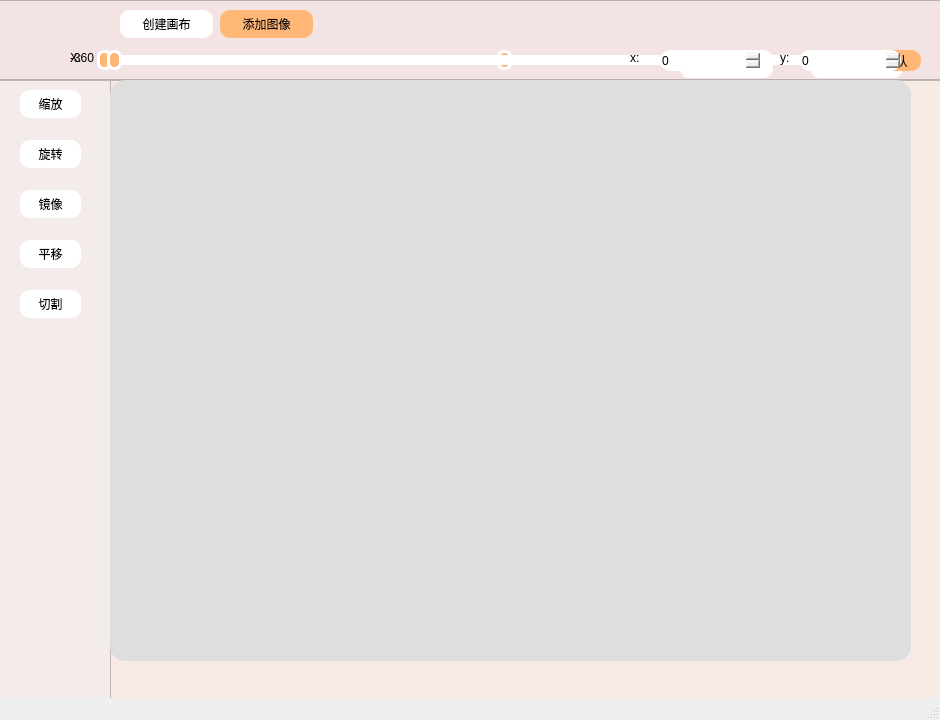
<?xml version="1.0" encoding="UTF-8"?>
<ui version="4.0">
 <class>MainWindow</class>
 <widget class="QMainWindow" name="MainWindow">
  <property name="geometry">
   <rect>
    <x>0</x>
    <y>0</y>
    <width>940</width>
    <height>720</height>
   </rect>
  </property>
  <property name="minimumSize">
   <size>
    <width>940</width>
    <height>720</height>
   </size>
  </property>
  <property name="maximumSize">
   <size>
    <width>940</width>
    <height>720</height>
   </size>
  </property>
  <property name="windowTitle">
   <string>ImageProcessing</string>
  </property>
  <widget class="QWidget" name="centralwidget">
   <widget class="QGraphicsView" name="graphicsView_im1">
    <property name="geometry">
     <rect>
      <x>110</x>
      <y>80</y>
      <width>801</width>
      <height>581</height>
     </rect>
    </property>
    <property name="styleSheet">
     <string notr="true">background-color: rgb(0, 0, 0);
border-top-left-radius:15px;
border-top-right-radius:15px;
border-bottom-left-radius:15px;
border-bottom-right-radius:15px;
background-color: rgb(222, 222, 222);
</string>
    </property>
   </widget>
   <widget class="QPushButton" name="pushButton_add">
    <property name="geometry">
     <rect>
      <x>220</x>
      <y>10</y>
      <width>93</width>
      <height>28</height>
     </rect>
    </property>
    <property name="styleSheet">
     <string notr="true">font: 10pt &quot;黑体&quot;;
border-radius: 10px;
background-color: rgb(255, 255, 255);
background-color: rgb(10, 189, 241);
background-color: rgb(255, 183, 120);

</string>
    </property>
    <property name="text">
     <string>添加图像</string>
    </property>
   </widget>
   <widget class="QPushButton" name="pushButton_createPaper">
    <property name="geometry">
     <rect>
      <x>120</x>
      <y>10</y>
      <width>93</width>
      <height>28</height>
     </rect>
    </property>
    <property name="styleSheet">
     <string notr="true">border-radius: 10px;
font: 10pt &quot;黑体&quot;;
background-color: rgb(255, 255, 255);</string>
    </property>
    <property name="text">
     <string>创建画布</string>
    </property>
   </widget>
   <widget class="QPushButton" name="pushButton_scale">
    <property name="geometry">
     <rect>
      <x>20</x>
      <y>90</y>
      <width>61</width>
      <height>28</height>
     </rect>
    </property>
    <property name="styleSheet">
     <string notr="true">font: 10pt &quot;黑体&quot;;

border-radius: 10px;
background-color: rgb(255, 255, 255);
</string>
    </property>
    <property name="text">
     <string>缩放</string>
    </property>
   </widget>
   <widget class="QPushButton" name="pushButton_rotate">
    <property name="geometry">
     <rect>
      <x>20</x>
      <y>140</y>
      <width>61</width>
      <height>28</height>
     </rect>
    </property>
    <property name="styleSheet">
     <string notr="true">font: 10pt &quot;黑体&quot;;

border-radius: 10px;
background-color: rgb(255, 255, 255);</string>
    </property>
    <property name="text">
     <string>旋转</string>
    </property>
   </widget>
   <widget class="QPushButton" name="pushButton_mirror">
    <property name="geometry">
     <rect>
      <x>20</x>
      <y>190</y>
      <width>61</width>
      <height>28</height>
     </rect>
    </property>
    <property name="styleSheet">
     <string notr="true">font: 10pt &quot;黑体&quot;;
border-radius: 10px;
background-color: rgb(255, 255, 255);</string>
    </property>
    <property name="text">
     <string>镜像</string>
    </property>
   </widget>
   <widget class="QSlider" name="horizontalSlider_x">
    <property name="geometry">
     <rect>
      <x>90</x>
      <y>50</y>
      <width>351</width>
      <height>21</height>
     </rect>
    </property>
    <property name="styleSheet">
     <string notr="true">QSlider::groove:horizontal{ height: 10px; 
                            left: 10px; 
                            right: 10px; 
                            background: #dcdcdc; 
}

QSlider::handle:horizontal{ 
                             radius: 7px;
                             border-radius: 7px; 
                             border: 3px solid rgb(255, 255, 255);
                             width:  9px; 
                             margin: -5px -3px; 
                             background: rgb(255, 183, 120); 
} 

QSlider::sub-page:horizontalSlider:disabled {

                             background: #6c6c6c; 
                             border-color: #999;
                             border-radius: 2px;
} 

QSlider::add-page:horizontalSlider:disabled {
 
                             background: #ffffff;
                             border-color: #999;
                             border-radius: 2px;
}</string>
    </property>
    <property name="maximum">
     <number>1</number>
    </property>
    <property name="singleStep">
     <number>1</number>
    </property>
    <property name="orientation">
     <enum>Qt::Horizontal</enum>
    </property>
   </widget>
   <widget class="QSlider" name="horizontalSlider_y">
    <property name="geometry">
     <rect>
      <x>490</x>
      <y>50</y>
      <width>371</width>
      <height>21</height>
     </rect>
    </property>
    <property name="styleSheet">
     <string notr="true">QSlider::groove:horizontal{ height: 10px; 
                            left: 10px; 
                            right: 10px; 
                            background: #dcdcdc; 
}

QSlider::handle:horizontal{ 
                             radius: 7px;
                             border-radius: 7px; 
                             border: 3px solid rgb(255, 255, 255);
                             width:  9px; 
                             margin: -5px -3px; 
                             background: rgb(255, 183, 120); 
} 

QSlider::sub-page:horizontalSlider:disabled {

                             background: #6c6c6c; 
                             border-color: #999;
                             border-radius: 2px;
} 

QSlider::add-page:horizontalSlider:disabled {
 
                             background: #ffffff;
                             border-color: #999;
                             border-radius: 2px;
}</string>
    </property>
    <property name="maximum">
     <number>1</number>
    </property>
    <property name="singleStep">
     <number>1</number>
    </property>
    <property name="orientation">
     <enum>Qt::Horizontal</enum>
    </property>
   </widget>
   <widget class="QLabel" name="label_1">
    <property name="geometry">
     <rect>
      <x>70</x>
      <y>50</y>
      <width>41</width>
      <height>16</height>
     </rect>
    </property>
    <property name="styleSheet">
     <string notr="true">font: 10pt &quot;黑体&quot;;</string>
    </property>
    <property name="text">
     <string>X:</string>
    </property>
   </widget>
   <widget class="QLabel" name="label_2">
    <property name="geometry">
     <rect>
      <x>460</x>
      <y>50</y>
      <width>71</width>
      <height>20</height>
     </rect>
    </property>
    <property name="styleSheet">
     <string notr="true">font: 10pt &quot;黑体&quot;;</string>
    </property>
    <property name="text">
     <string>Y:</string>
    </property>
   </widget>
   <widget class="QSlider" name="horizontalSlider_angle">
    <property name="geometry">
     <rect>
      <x>100</x>
      <y>50</y>
      <width>721</width>
      <height>21</height>
     </rect>
    </property>
    <property name="styleSheet">
     <string notr="true">QSlider::groove:horizontal{ height: 10px; 
                            left: 10px; 
                            right: 10px; 
                            background: #dcdcdc; 
}

QSlider::handle:horizontal{ 
                             radius: 7px;
                             border-radius: 7px; 
                             border: 3px solid rgb(255, 255, 255);
                             width:  9px; 
                             margin: -5px -3px; 
                             background: rgb(255, 183, 120); 
} 

QSlider::sub-page:horizontalSlider:disabled {

                             background: #6c6c6c; 
                             border-color: #999;
                             border-radius: 2px;
} 

QSlider::add-page:horizontalSlider:disabled {
 
                             background: #ffffff;
                             border-color: #999;
                             border-radius: 2px;
}</string>
    </property>
    <property name="maximum">
     <number>1</number>
    </property>
    <property name="singleStep">
     <number>1</number>
    </property>
    <property name="orientation">
     <enum>Qt::Horizontal</enum>
    </property>
   </widget>
   <widget class="QPushButton" name="pushButton_horizontal">
    <property name="geometry">
     <rect>
      <x>680</x>
      <y>50</y>
      <width>93</width>
      <height>28</height>
     </rect>
    </property>
    <property name="styleSheet">
     <string notr="true">border-radius: 10px;
font: 10pt &quot;黑体&quot;;
background-color: rgb(255, 255, 255);</string>
    </property>
    <property name="text">
     <string>水平镜像</string>
    </property>
   </widget>
   <widget class="QPushButton" name="pushButton_vertical">
    <property name="geometry">
     <rect>
      <x>810</x>
      <y>50</y>
      <width>93</width>
      <height>28</height>
     </rect>
    </property>
    <property name="styleSheet">
     <string notr="true">border-radius: 10px;
font: 10pt &quot;黑体&quot;;
background-color: rgb(255, 255, 255);</string>
    </property>
    <property name="text">
     <string>垂直镜像</string>
    </property>
   </widget>
   <widget class="QLabel" name="label_3">
    <property name="geometry">
     <rect>
      <x>70</x>
      <y>50</y>
      <width>61</width>
      <height>16</height>
     </rect>
    </property>
    <property name="styleSheet">
     <string notr="true">font: 10pt &quot;黑体&quot;;</string>
    </property>
    <property name="text">
     <string>-360</string>
    </property>
   </widget>
   <widget class="QLabel" name="label_4">
    <property name="geometry">
     <rect>
      <x>830</x>
      <y>50</y>
      <width>141</width>
      <height>20</height>
     </rect>
    </property>
    <property name="styleSheet">
     <string notr="true">font: 10pt &quot;黑体&quot;;</string>
    </property>
    <property name="text">
     <string>360</string>
    </property>
   </widget>
   <widget class="QPushButton" name="pushButton_sure">
    <property name="geometry">
     <rect>
      <x>870</x>
      <y>50</y>
      <width>51</width>
      <height>21</height>
     </rect>
    </property>
    <property name="styleSheet">
     <string notr="true">border-radius: 10px;
font: 10pt &quot;黑体&quot;;
background-color: rgb(255, 183, 120);
</string>
    </property>
    <property name="text">
     <string>确认</string>
    </property>
   </widget>
   <widget class="QPushButton" name="pushButton_translation">
    <property name="geometry">
     <rect>
      <x>20</x>
      <y>240</y>
      <width>61</width>
      <height>28</height>
     </rect>
    </property>
    <property name="styleSheet">
     <string notr="true">font: 10pt &quot;黑体&quot;;
border-radius: 10px;
background-color: rgb(255, 255, 255);</string>
    </property>
    <property name="text">
     <string>平移</string>
    </property>
   </widget>
   <widget class="QSpinBox" name="spinBox_x">
    <property name="geometry">
     <rect>
      <x>660</x>
      <y>50</y>
      <width>101</width>
      <height>21</height>
     </rect>
    </property>
    <property name="styleSheet">
     <string notr="true">border-radius: 10px;</string>
    </property>
    <property name="minimum">
     <number>-2000</number>
    </property>
    <property name="maximum">
     <number>2000</number>
    </property>
    <property name="singleStep">
     <number>10</number>
    </property>
    <property name="value">
     <number>0</number>
    </property>
   </widget>
   <widget class="QSpinBox" name="spinBox_y">
    <property name="geometry">
     <rect>
      <x>800</x>
      <y>50</y>
      <width>101</width>
      <height>21</height>
     </rect>
    </property>
    <property name="styleSheet">
     <string notr="true">border-radius: 10px;</string>
    </property>
    <property name="minimum">
     <number>-2000</number>
    </property>
    <property name="maximum">
     <number>2000</number>
    </property>
    <property name="singleStep">
     <number>10</number>
    </property>
    <property name="value">
     <number>0</number>
    </property>
   </widget>
   <widget class="QPushButton" name="pushButton_cut">
    <property name="geometry">
     <rect>
      <x>20</x>
      <y>290</y>
      <width>61</width>
      <height>28</height>
     </rect>
    </property>
    <property name="styleSheet">
     <string notr="true">font: 10pt &quot;黑体&quot;;
border-radius: 10px;
background-color: rgb(255, 255, 255);</string>
    </property>
    <property name="text">
     <string>切割</string>
    </property>
   </widget>
   <widget class="QFrame" name="frame">
    <property name="geometry">
     <rect>
      <x>-30</x>
      <y>80</y>
      <width>141</width>
      <height>661</height>
     </rect>
    </property>
    <property name="styleSheet">
     <string notr="true">background-color: rgb(244, 236, 234);</string>
    </property>
    <property name="frameShape">
     <enum>QFrame::StyledPanel</enum>
    </property>
    <property name="frameShadow">
     <enum>QFrame::Raised</enum>
    </property>
   </widget>
   <widget class="QLabel" name="label_5">
    <property name="geometry">
     <rect>
      <x>630</x>
      <y>50</y>
      <width>61</width>
      <height>16</height>
     </rect>
    </property>
    <property name="styleSheet">
     <string notr="true">font: 10pt &quot;黑体&quot;;</string>
    </property>
    <property name="text">
     <string>x:</string>
    </property>
   </widget>
   <widget class="QLabel" name="label_6">
    <property name="geometry">
     <rect>
      <x>780</x>
      <y>50</y>
      <width>61</width>
      <height>16</height>
     </rect>
    </property>
    <property name="styleSheet">
     <string notr="true">font: 10pt &quot;黑体&quot;;</string>
    </property>
    <property name="text">
     <string>y:</string>
    </property>
   </widget>
   <widget class="QFrame" name="frame_2">
    <property name="geometry">
     <rect>
      <x>110</x>
      <y>80</y>
      <width>861</width>
      <height>661</height>
     </rect>
    </property>
    <property name="styleSheet">
     <string notr="true">background-color: rgb(245, 234, 228);</string>
    </property>
    <property name="frameShape">
     <enum>QFrame::StyledPanel</enum>
    </property>
    <property name="frameShadow">
     <enum>QFrame::Raised</enum>
    </property>
   </widget>
   <widget class="QFrame" name="frame_4">
    <property name="geometry">
     <rect>
      <x>-60</x>
      <y>0</y>
      <width>1011</width>
      <height>80</height>
     </rect>
    </property>
    <property name="styleSheet">
     <string notr="true">background-color: rgb(244, 227, 227);</string>
    </property>
    <property name="frameShape">
     <enum>QFrame::StyledPanel</enum>
    </property>
    <property name="frameShadow">
     <enum>QFrame::Raised</enum>
    </property>
   </widget>
   <zorder>frame_4</zorder>
   <zorder>frame_2</zorder>
   <zorder>frame</zorder>
   <zorder>graphicsView_im1</zorder>
   <zorder>pushButton_add</zorder>
   <zorder>pushButton_createPaper</zorder>
   <zorder>pushButton_scale</zorder>
   <zorder>pushButton_rotate</zorder>
   <zorder>pushButton_mirror</zorder>
   <zorder>horizontalSlider_x</zorder>
   <zorder>horizontalSlider_y</zorder>
   <zorder>label_1</zorder>
   <zorder>label_2</zorder>
   <zorder>horizontalSlider_angle</zorder>
   <zorder>pushButton_horizontal</zorder>
   <zorder>pushButton_vertical</zorder>
   <zorder>label_3</zorder>
   <zorder>label_4</zorder>
   <zorder>pushButton_sure</zorder>
   <zorder>pushButton_translation</zorder>
   <zorder>spinBox_x</zorder>
   <zorder>spinBox_y</zorder>
   <zorder>pushButton_cut</zorder>
   <zorder>label_5</zorder>
   <zorder>label_6</zorder>
  </widget>
  <widget class="QMenuBar" name="menubar">
   <property name="geometry">
    <rect>
     <x>0</x>
     <y>0</y>
     <width>940</width>
     <height>23</height>
    </rect>
   </property>
  </widget>
  <widget class="QStatusBar" name="statusbar"/>
 </widget>
 <resources/>
 <connections/>
</ui>
